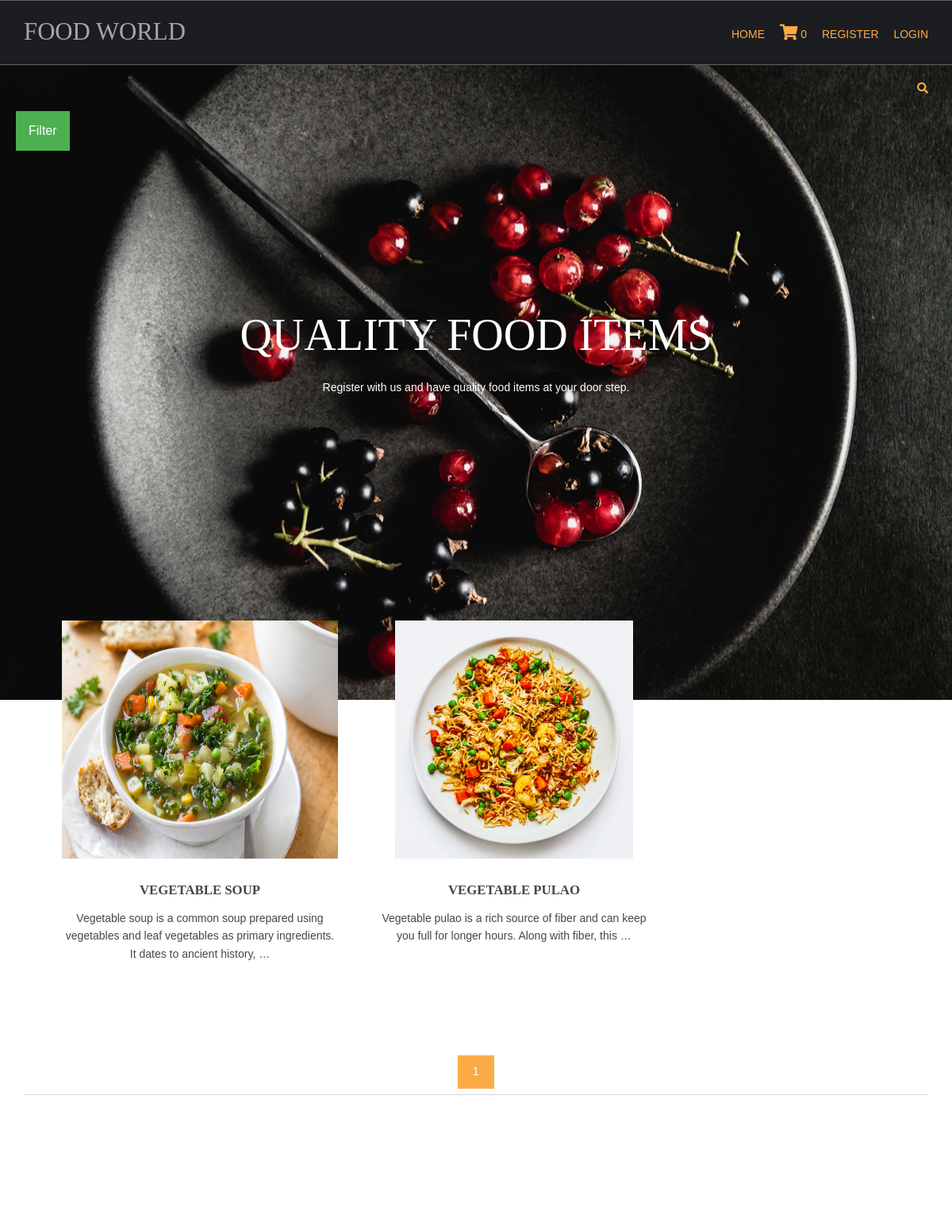
Page /vegetable-recipe/ on the committed database.
### shop/models.py (models this page shows, shortened)
class products(models.Model):
    name=models.CharField(max_length=150,unique=True)
    slug=models.CharField(max_length=150,unique=True)
    img=models.ImageField(upload_to='product')
    desc=models.TextField()
    stock=models.IntegerField()
    available=models.BooleanField
    price=models.IntegerField()
    category=models.ForeignKey(categ,on_delete=models.CASCADE)
    def get_url(self):
        return reverse('details',args=[self.category.slug,self.slug])

### shop/views.py (the view)
# urls.py: 2. Add a URL to urlpatterns:  path('', views.home, name='home')
def home(request,c_slug=None):
    c_page=None
    prodt=None
    if c_slug!=None:
        c_page=get_object_or_404(categ,slug=c_slug)
        prodt=products.objects.filter(category=c_page)
    else:
        prodt=products.objects.all()
    cat=categ.objects.all()
    paginator=Paginator(prodt,2)
    try:
        page=int(request.GET.get('page','1'))
    except:
        page=1
    try:
        pro=paginator.page(page)
    except(EmptyPage,InvalidPage):
        pro=paginator.page(paginator.num_pages)
    return render(request,'home.html',{'pr':prodt,'ct':cat,'pg':pro})

### cart/context_processor.py (called while the page is built)
def count(request):
    item_count=0
    if 'admin' in request.path:
        return {}
    else:
        try:
            ct=cartlist.objects.filter(cart_id=c_id(request))
            cti=items.objects.all().filter(cart=ct[:1])
            for c in cti:
                item_count += c.quan
        except cartlist.DoesNotExist:
            item_count=0
        return dict(itc=item_count)

### cart/views.py (called while the page is built)
def c_id(request):
    ct_id=request.session.session_key
    if not ct_id:
        ct_id=request.session.create()
    return ct_id

### shop/models.py (called while the page is built)
    def get_url(self):
        return reverse('prod_cat',args=[self.slug])

### templates/home.html (shortened to what this page needs)
{% extends 'base.html' %}
{% load static %}
{% block content %}
<html lang="">
<head>
<link href="{% static 'hm/layout/styles/layout.css' %}" rel="stylesheet" type="text/css" media="all">
</head>
<body id="top">
<div class="abcd" style="background-image:url({% static 'hm/images/demo/backgrounds/bg.jpg' %});">
<div class="wrapper row0">
    <div id="topbar" class="hoc clear">
  <div class="fl_right">
        <ul class="nospace">
                  <li id="searchform">
          </li>
        </ul>
</div>
    </div>
</div>
<div class="dropdown">
  <button class="dropbtn">Filter</button>
</div>
  <div id="pageintro" class="hoc clear">
    <article>
      <h3 class="heading">QUALITY FOOD ITEMS</h3>
      <p>Register with us and have quality food items at your door step.</p>
    </article>
  </div>
</div>
<div class="wrapper row3">
  <main class="hoc container clear">
    <section id="introblocks">
      <ul class="nospace group btmspace-80">
        {% for i in pg.object_list %}
        <li class="one_third">
          <figure><a class="imgover" href="{{i.get_url}}"><img src="{{i.img.url}}" alt="" style="height:300"></a>
            <figcaption>
              <h6 class="heading">{{i.name}}</h6>
              <p>{{i.desc|truncatewords:20}}</p>
              <br>
            </figcaption>
          </figure>
        </li>
        {% endfor %}
      </ul>
    </section>
    <center>
  {% for p in pg.paginator.page_range %}
          <a href="?page={{p}}" class="btn btn-light btn-sm {% if pg.number == p %} active {% endif %}"> {{p}} </a>
  {% endfor %}
    </center>
    <hr class="btmspace-80">
  </main>
</div>
</body>
</html>
{% endblock %}

### static/hm/layout/styles/layout.css (style rules this page uses)
#topbar { padding:20px 0; font-size:.8rem; text-transform:uppercase; }
#topbar ul li { display:inline-block; margin-right:15px; }
#topbar ul li:last-child { margin-right:0; padding-right:0; border-right:none; }
#topbar #searchform { position:relative; line-height:1; z-index:9999; }
#topbar #searchform::after { display:block; height:18px; line-height:18px; padding:0; font-family:"Font Awesome\ 5 Free"; font-weight:900; font-size:1rem; content:"\f002"; }
#topbar #searchform ::placeholder { text-transform:capitalize; }
#pageintro { padding:200px 0 300px; }
#pageintro article, #pageintro article p { display:block; max-width:75%; margin:0 auto; text-align:center; }
#pageintro article p { max-width:65%; line-height:2rem; }
#pageintro .heading { margin-bottom:20px; font-size:4rem; }
.container { padding:80px 0; }
#introblocks { display:block; position:relative; margin:-180px 0 0 0; z-index:1; text-align:center; }
#introblocks figure figcaption { display:block; padding:30px 0 0 0; text-align:center; }
#introblocks figure figcaption .heading { font-size:1.2rem; font-weight:700; margin-bottom:0; }
*, *::before, *::after { transition:all .3s ease-in-out; }
body { color:#A5A6AA; background-color:#1C1D21; }
a { color:#FBAB45; }
hr, .borderedbox { border-color:#D7D7D7; }
.btn, .btn.inverse:hover { color:#FFFFFF; background-color:#FBAB45; border-color:#FBAB45; }
.imgover, .imgover:hover::after { color:#FFFFFF; }
.row3 { color:#474747; background-color:#FFFFFF; }
#topbar #searchform { color:#FBAB45; }
#pageintro { color:#FFFFFF; }
@media screen and (min-width:1140px) { .hoc { max-width:1140px; } }

### static/hm/layout/styles/framework.css (style rules this page uses)
html { overflow-y:scroll; overflow-x:hidden; }
html, body { margin:0; padding:0; font-size:14px; line-height:1.6em; }
*, *::before, *::after { box-sizing:border-box; }
.nospace { margin:0; padding:0; list-style:none; }
.btn { display:inline-block; padding:8px 18px 10px; text-transform:uppercase; border:1px solid; }
.clear, .group { display:block; }
.clear::before, .clear::after, .group::before, .group::after { display:table; content:""; }
.clear, .clear::after, .group, .group::after { clear:both; }
a { outline:none; text-decoration:none; }
.fl_right, .imgr { float:right; }
img { width:auto; max-width:100%; height:auto; margin:0; padding:0; border:none; line-height:normal; vertical-align:middle; }
.imgover { display:inline-block; position:relative; max-width:100%; }
.imgover::before, .imgover::after { display:block; position:absolute; content:""; text-align:center; opacity:0; }
.imgover::before { top:0; right:0; bottom:0; left:0; }
.imgover::after { top:50%; left:50%; width:50px; height:50px; line-height:50px; margin:-25px 0 0 -25px; font-family:"Font Awesome\ 5 Free"; font-weight:900; content:"\f067"; font-size:28px; }
body, input, textarea, select { font-family:Verdana, Geneva, sans-serif; }
h1, h2, h3, h4, h5, h6, .heading { font-family:Georgia, "Times New Roman", Times, serif; }
label, input, textarea, select, button { display:block; resize:none; outline:none; color:inherit; font-size:inherit; font-family:inherit; vertical-align:middle; }
::placeholder { opacity:1; }
h1, h2, h3, h4, h5, h6, .heading { margin:0 0 20px 0; font-size:1.4rem; line-height:normal; font-weight:normal; text-transform:uppercase; }
hr { display:block; width:100%; height:1px; border:solid; border-width:1px 0 0 0; }
.wrapper { display:block; position:relative; width:100%; margin:0; padding:0; text-align:left; word-wrap:break-word; }
.hoc { display:block; margin:0 auto; }
address, article, aside, figcaption, figure, footer, header, main, nav, section { display:block; margin:0; padding:0; }
.one_half, .one_third, .two_third, .one_quarter, .two_quarter, .three_quarter { display:inline-block; float:left; margin:0 0 0 4.21052%; list-style:none; }
.one_third { width:30.52631%; }
.btmspace-80 { margin-bottom:80px; }

### templates/home.html (style rules this page uses)
.dropbtn { background-color: #4CAF50; color: white; padding: 16px; font-size: 16px; border: none; cursor: pointer; }
.dropdown { position: relative; display: inline-block; padding-left:20px; }
.abcd { height:100%; background-position:center; background-repeat:no-repeat; background-size:cover; }

### rows in the picture
products: img (picture), name "VEGETABLE SOUP", desc "Vegetable soup is a common soup prepared using vegetables and leaf vegetables as primary ingredients. It dates to ancient history, …"
products: img (picture), name "VEGETABLE PULAO", desc "Vegetable pulao is a rich source of fiber and can keep you full for longer hours. Along with fiber, this …"

### other values in the picture
{{ itc }} "0"
{{ p }} "1"
